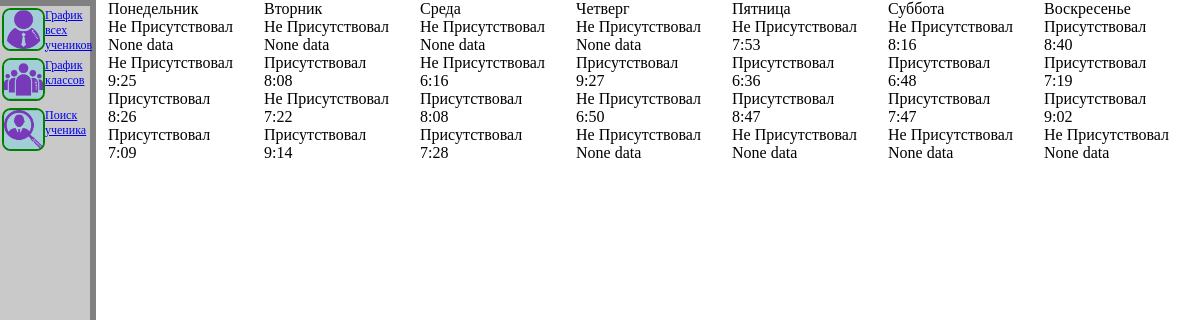
Screenshot of /provide_student_visiting/1 with the database file from the repository.
### database/data.py (models this page shows)
class Visitings(DataBase):
    __tablename__ = 'visitings'
    id = sa.Column(sa.Integer, primary_key=True, autoincrement=True)
    grade = sa.Column(sa.String)
    date = sa.Column(sa.String)
    surname = sa.Column(sa.String)
    name = sa.Column(sa.String)
    patronymic = sa.Column(sa.String)
    firstEnter = sa.Column(sa.String)
    lastExit = sa.Column(sa.String)
    attended = sa.Column(sa.Boolean)
    status = sa.Column(sa.String)
    weekDay = sa.Column(sa.String)
    student_id = sa.Column(sa.Integer, sa.ForeignKey("students.id"))
    student = orm.relationship("Students", back_populates="Visits")

### main.py (the view)
@app.route("/provide_student_visiting/<int:id_student>", methods=["GET", "POST"])
def prostuvis(id_student):
    db_sess = db_session.create_session()
    visits = GetDataStudent(db_sess, id_student)
    print(visits)
    return render_template("provide_student_visiting.html", visits=visits)

### database/db_session.py (called while the page is built)
def create_session() -> Session:
    global __factory
    return __factory()

### templates/provide_student_visiting.html (shortened to what this page needs)
{% extends "panel.html" %}
{% block content %}
<div>
    <div class="WeekDays">
        {% for day in visits[0] %}
        <div>
            {{ day }}
        </div>
        {% endfor %}
        {% for day in visits[1] %}
            <div>
                <div>
                    {% if day[1] == True %}
                        Присутствовал
                    {% else %}
                        Не Присутствовал
                    {% endif %}
                </div>
                <div>
                    {{ day[0] }}
                </div>
            </div>
        {% endfor %}
    </div>
</div>
{% endblock %}

### templates/panel.html (shortened to what this page needs)
<!DOCTYPE html>
<html lang="en">
<head>
    <link rel="stylesheet" href="{{ url_for('static', filename='styles/panel.css') }}">
</head>
<body>
    <div class="panel">
        <div class="border">
            <div class="panel-pading">
                <div class="">
                    <div class="grd pt">
                        <a href="/provide_students_visiting" class="nullatr"><img src="/static/icons/1.png" class="icon"></img></a>
                    </div>
                </div>
                <div class="">
                    <div class="grd pt">
                        <a href="/provide_grade_visitings" class=""><img src="/static/icons/2.png" class="icon"></img></a>
                    </div>
                </div>
                <div class="">
                    <div class="grd pt">
                        <a href="/provide_student_visiting" class=""><img src="/static/icons/3.png" class="icon"></img></a>
                    </div>
                </div>
            </div>
        </div>
    </div>
    <div class="content">
        {% block content %}{% endblock %}
    </div>
</body>
</html>

### static/styles/panel.css (style rules this page uses)
body { padding: 0%; margin: 0%; }
.nullatr { padding: 0%; margin: 0%; }
.grd { display: grid; grid-template-columns: 100% 0%; }
.pt { padding: 0vb; margin-top: 0vb; margin-left: 0vb; margin-bottom: 0vb; margin-right: 0vb; }
.icon { width: 90%; border: 0.2vw solid green; border-radius: 20%; }
.panel { z-index: 2; float: left; width: 4%; position: fixed; background-color: rgb(201, 201, 201); }
.content { float: right; width: 96%; }
.border { border-right: 0.5vw solid gray; border-top: 0.5vw solid gray; height: 200vw; }
.WeekDays { display: grid; grid-template-columns: repeat(7, 1fr); }

### rows the page displays
Visitings: shows "Не Присутствовал", firstEnter "7:53"
Visitings: shows "Не Присутствовал", firstEnter "8:16"
Visitings: shows "Присутствовал", firstEnter "8:40"
Visitings: shows "Не Присутствовал", firstEnter "9:25"
Visitings: shows "Присутствовал"
Visitings: shows "Не Присутствовал"
Visitings: shows "Присутствовал"

### other values shown
{{ day }} "Понедельник" "Вторник" "Четверг" "Пятница" "Суббота" "Воскресенье"
{{ day[0] }} "None data" "None data" "None data" "None data" "6:36" "6:48" "7:19" "8:26" "8:47" "7:47" "9:02" "None data" "None data" "None data" "None data"
